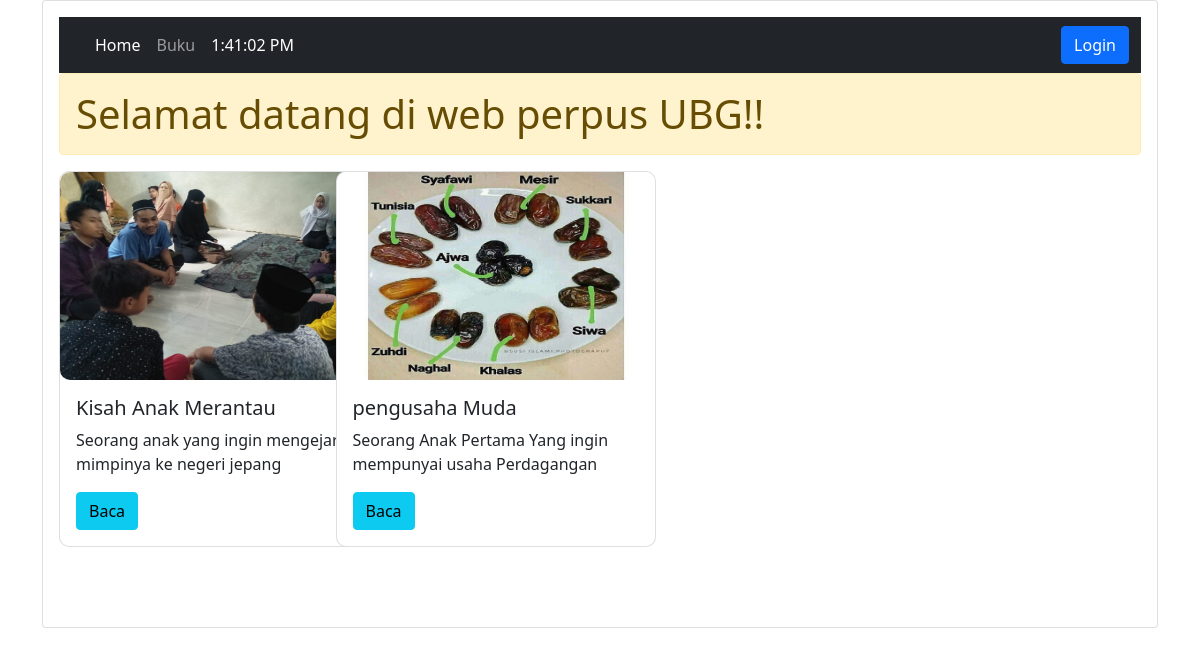
The app's page /home.php with its own data.
### tables this page shows
CREATE TABLE `buku` (
  `id` int(11) NOT NULL,
  `author` varchar(10) NOT NULL,
  `title` varchar(50) NOT NULL,
  `sinopsis` text NOT NULL,
  `keyword` varchar(225) NOT NULL,
  `gambar` varchar(255) NOT NULL
);

### home.php (the view, shortened to what this page needs)
<!doctype html>
<html lang="en">
  <head>
    <link href="bootstrap/css/bootstrap.min.css" rel="stylesheet">
  </head>
  <body>
<div class="container">
    <div class="card">
        <div class="card-body">
        <?php
    include 'navbar.php';
?>
    <h1 class="alert alert-warning" >Selamat datang di web perpus UBG!!</h1>
    <div class="row mb-5">
    <?php
        require 'koneksi.php';
        $sql ="SELECT * FROM buku";
        $query =mysqli_query($koneksi, $sql);
        while ($data = mysqli_fetch_object($query)) {
            ?>
        <div class="col-md-3 mb-3">
            <div class="card" style="width: 20rem; border-radius: 10px;">
                <img src="gambar/<?=$data->gambar; ?>" class="card-img-top" style="height: 13rem; border-radius: 10px;">
                <div class="card-body">
                    <h5 class="card-title">
                    <?=$data->title; ?>
                    </h5>
                    <p class="card-text"><?=$data->sinopsis; ?></p>
                <a href="baca.php" class="btn btn-info">Baca</a>
                </div>
            </div>
        </div>
        <?php
        } ?>
    </div>
        </div>
    </div>
</div>
  </body>
</html>

### records on screen
buku: gambar (picture), title "Kisah Anak Merantau", sinopsis "Seorang anak yang ingin mengejar mimpinya ke negeri jepang"
buku: gambar (picture), title "pengusaha Muda", sinopsis "Seorang Anak Pertama Yang ingin mempunyai usaha Perdagangan"
